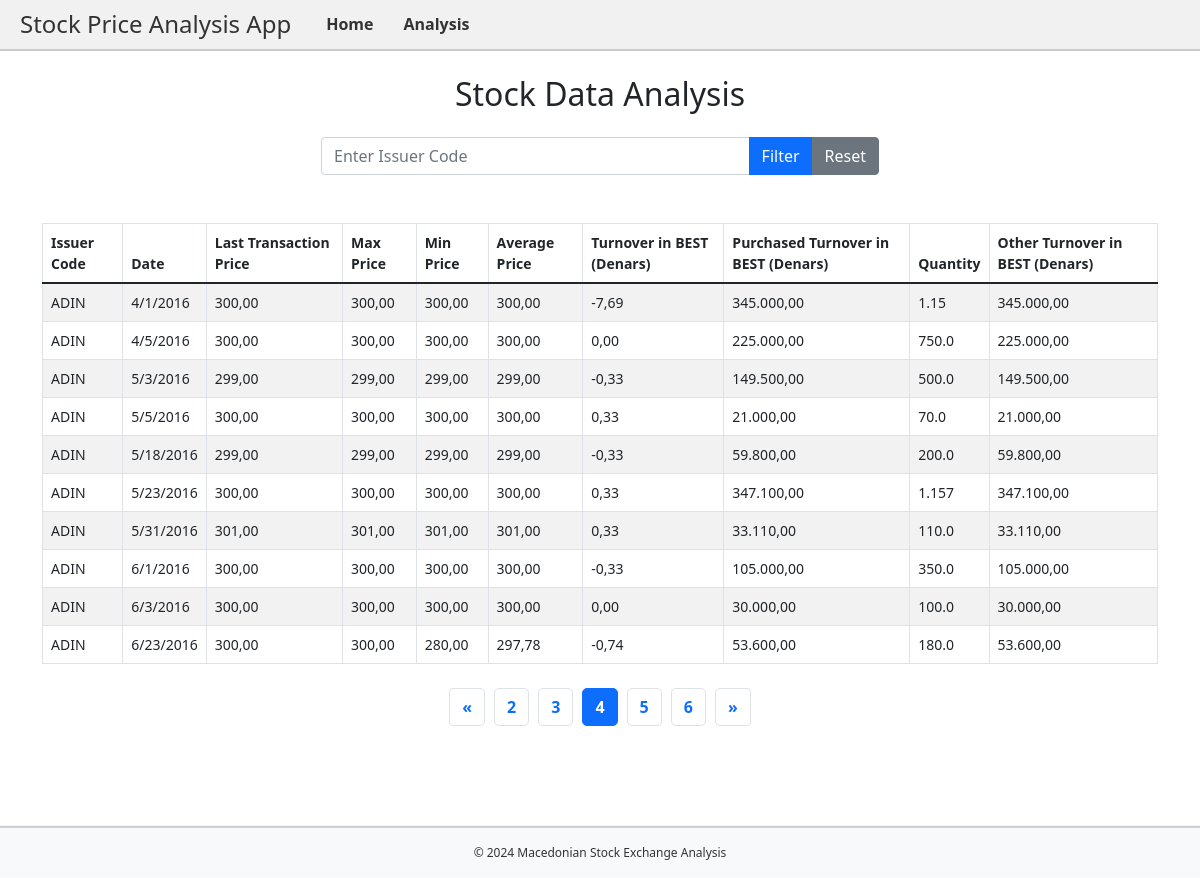
The page /analysis?page=4&issuer= on the database its author committed.
### tables this page shows
CREATE TABLE stock_data (
    Код_на_издавач TEXT,
    Датум TEXT,
    Цена_на_последна_трансакција REAL,
    Мак_ REAL,
    Мин_ REAL,
    Просечна_цена REAL,
    Промет_во_БЕСТ_во_денари REAL,
    Вкупен_промет_во_денари REAL,
    Количина REAL,
    Промет_во_БЕСТ_во_денари_друга REAL
);

### controllers/main_controller.py (the view)
@main_blueprint.route('/analysis')
def analysis():
    issuer = request.args.get('issuer', default='', type=str).strip()
    page = request.args.get('page', default=1, type=int)
    limit = 10
    stock_data, total_rows, total_pages = get_filtered_data_for_analysis(issuer=issuer, page=page, limit=limit)
    return render_template(
        'analysis.html',
        stock_data=stock_data,
        page=page,
        total_pages=total_pages,
        issuer=issuer,
        max=max,
        min=min
    )

### templates/analysis.html (shortened to what this page needs)
<!DOCTYPE html>
<html lang="en">
<head>
    <link rel="stylesheet" href="{{ url_for('static', filename='css/style.css') }}">
    <link rel="stylesheet" href="https://cdnjs.cloudflare.com/ajax/libs/bootstrap/5.1.3/css/bootstrap.min.css">
</head>
<body>
    <header>
        <h1>Stock Price Analysis App</h1>
        <nav>
            <ul>
                <li><a href="/">Home</a></li>
                <li><a href="{{ url_for('main_blueprint.analysis') }}">Analysis</a></li>
            </ul>
        </nav>
    </header>
    <div class="content container mt-4" style="margin-bottom: 100px;">
        <h2 class="text-center">Stock Data Analysis</h2>
        <div class="filter-section mt-4 mb-5">
            <form method="get" action="{{ url_for('main_blueprint.analysis') }}" class="d-flex justify-content-center">
                <div class="input-group w-50">
                    <input type="text" id="issuer" name="issuer" class="form-control"
                           placeholder="Enter Issuer Code"
                           value="{{ request.args.get('issuer', '') }}">
                    <button type="submit" class="btn btn-primary">Filter</button>
                    <a href="{{ url_for('main_blueprint.analysis') }}" class="btn btn-secondary">Reset</a>
                </div>
            </form>
        </div>
        <table class="table table-bordered table-striped">
            <thead>
                <tr>
                    <th>Issuer Code</th>
                    <th>Date</th>
                    <th>Last Transaction Price</th>
                    <th>Max Price</th>
                    <th>Min Price</th>
                    <th>Average Price</th>
                    <th>Turnover in BEST (Denars)</th>
                    <th>Purchased Turnover in BEST (Denars)</th>
                    <th>Quantity</th>
                    <th>Other Turnover in BEST (Denars)</th>
                </tr>
            </thead>
            <tbody>
                {% for data in stock_data %}
                <tr>
                    <td>{{ data.Код_на_издавач }}</td>
                    <td>{{ data.Датум }}</td>
                    <td>{{ data.Цена_на_последна_трансакција }}</td>
                    <td>{{ data.Макс }}</td>
                    <td>{{ data.Мин }}</td>
                    <td>{{ data.Просечна_цена }}</td>
                    <td>{{ data.Промет_во_БЕСТ_во_денари }}</td>
                    <td>{{ data.Купен_промет_во_денари }}</td>
                    <td>{{ data.Количина }}</td>
                    <td>{{ data.Промет_во_Бест_во_денари_друга }}</td>
                </tr>
                {% endfor %}
            </tbody>
        </table>
        <div class="pagination-container mt-4">
            <nav aria-label="Page navigation">
                <ul class="pagination justify-content-center">
                    {% if page > 1 %}
                    <li class="page-item">
                        <a class="page-link"
                            href="{{ url_for('main_blueprint.analysis', page=page-1, issuer=request.args.get('issuer', '')) }}"
                            aria-label="Previous">&laquo;
                        </a>
                    </li>
                    {% endif %}
                    {% for p in range(max(1, page-2), min(total_pages+1, page+3)) %}
                    <li class="page-item {% if p == page %}active{% endif %}">
                        <a class="page-link"
                           href="{{ url_for('main_blueprint.analysis', page=p, issuer=request.args.get('issuer', '')) }}">
                            {{ p }}
                        </a>
                    </li>
                    {% endfor %}
                    {% if page < total_pages %}
                    <li class="page-item">
                        <a class="page-link"
                           href="{{ url_for('main_blueprint.analysis', page=page+1, issuer=request.args.get('issuer', '')) }}"
                           aria-label="Next">&raquo;</a>
                    </li>
                    {% endif %}
                </ul>
            </nav>
        </div>
    </div>
    <footer>
        <div class="container">
            <span>&copy; 2024 Macedonian Stock Exchange Analysis</span>
        </div>
    </footer>
</body>
</html>

### static/css/style.css (style rules this page uses)
body, html { height: 100%; margin: 0; }
body { display: flex; flex-direction: column; }
body { font-family: Arial, sans-serif; margin: 0; padding: 0; background-color: #ffffff; color: #303035; }
header { background: #f1f1f1; color: #333; padding: 10px 20px; text-align: left; display: flex; align-items: center; border-bottom: 2px solid #ccc; }
header h1 { margin: 0; font-size: 24px; margin-right: 20px; }
nav ul { list-style: none; padding: 0; margin: 0; display: flex; justify-content: flex-start; }
nav ul li { margin: 0 5px; }
nav ul li a { color: #333; text-decoration: none; font-weight: bold; padding: 5px 10px; border-radius: 5px; transition: background-color 0.3s ease; }
footer { background-color: #f1f1f1; text-align: center; padding: 5px 0; width: 100%; position: fixed; bottom: 0; font-size: 12px; color: #333; border-top: 2px solid #ccc; }
.btn-primary { background-color: #303035; border-color: #303035; }
.table { font-size: 14px; margin-top: 20px; }
.table th { background-color: #f8f8f8; font-weight: bold; }

### templates/analysis.html (style rules this page uses)
body { display: flex; flex-direction: column; min-height: 100vh; overflow-y: auto; }
.content { flex: 1; margin-bottom: 50px; }
footer { background-color: #f8f9fa; text-align: center; padding: 1rem 0; position: sticky; }

### rows shown on the page
stock_data: Код_на_издавач "ADIN", Датум "4/1/2016", Цена_на_последна_трансакција "300,00", Макс "300,00", Мин "300,00", Просечна_цена "300,00", Промет_во_БЕСТ_во_денари "-7,69", Купен_промет_во_денари "345.000,00", Количина "1.15", Промет_во_Бест_во_денари_друга "345.000,00"
stock_data: Код_на_издавач "ADIN", Датум "4/5/2016", Цена_на_последна_трансакција "300,00", Макс "300,00", Мин "300,00", Просечна_цена "300,00", Промет_во_БЕСТ_во_денари "0,00", Купен_промет_во_денари "225.000,00", Количина "750.0", Промет_во_Бест_во_денари_друга "225.000,00"
stock_data: Код_на_издавач "ADIN", Датум "5/3/2016", Цена_на_последна_трансакција "299,00", Макс "299,00", Мин "299,00", Просечна_цена "299,00", Промет_во_БЕСТ_во_денари "-0,33", Купен_промет_во_денари "149.500,00", Количина "500.0", Промет_во_Бест_во_денари_друга "149.500,00"
stock_data: Код_на_издавач "ADIN", Датум "5/5/2016", Цена_на_последна_трансакција "300,00", Макс "300,00", Мин "300,00", Просечна_цена "300,00", Промет_во_БЕСТ_во_денари "0,33", Купен_промет_во_денари "21.000,00", Количина "70.0", Промет_во_Бест_во_денари_друга "21.000,00"
stock_data: Код_на_издавач "ADIN", Датум "5/18/2016", Цена_на_последна_трансакција "299,00", Макс "299,00", Мин "299,00", Просечна_цена "299,00", Промет_во_БЕСТ_во_денари "-0,33", Купен_промет_во_денари "59.800,00", Количина "200.0", Промет_во_Бест_во_денари_друга "59.800,00"
stock_data: Код_на_издавач "ADIN", Датум "5/23/2016", Цена_на_последна_трансакција "300,00", Макс "300,00", Мин "300,00", Просечна_цена "300,00", Промет_во_БЕСТ_во_денари "0,33", Купен_промет_во_денари "347.100,00", Количина "1.157", Промет_во_Бест_во_денари_друга "347.100,00"
stock_data: Код_на_издавач "ADIN", Датум "5/31/2016", Цена_на_последна_трансакција "301,00", Макс "301,00", Мин "301,00", Просечна_цена "301,00", Промет_во_БЕСТ_во_денари "0,33", Купен_промет_во_денари "33.110,00", Количина "110.0", Промет_во_Бест_во_денари_друга "33.110,00"
stock_data: Код_на_издавач "ADIN", Датум "6/1/2016", Цена_на_последна_трансакција "300,00", Макс "300,00", Мин "300,00", Просечна_цена "300,00", Промет_во_БЕСТ_во_денари "-0,33", Купен_промет_во_денари "105.000,00", Количина "350.0", Промет_во_Бест_во_денари_друга "105.000,00"
stock_data: Код_на_издавач "ADIN", Датум "6/3/2016", Цена_на_последна_трансакција "300,00", Макс "300,00", Мин "300,00", Просечна_цена "300,00", Промет_во_БЕСТ_во_денари "0,00", Купен_промет_во_денари "30.000,00", Количина "100.0", Промет_во_Бест_во_денари_друга "30.000,00"
stock_data: Код_на_издавач "ADIN", Датум "6/23/2016", Цена_на_последна_трансакција "300,00", Макс "300,00", Мин "280,00", Просечна_цена "297,78", Промет_во_БЕСТ_во_денари "-0,74", Купен_промет_во_денари "53.600,00", Количина "180.0", Промет_во_Бест_во_денари_друга "53.600,00"

### other values the page prints
{{ p }} "2" "3" "4" "5" "6"
